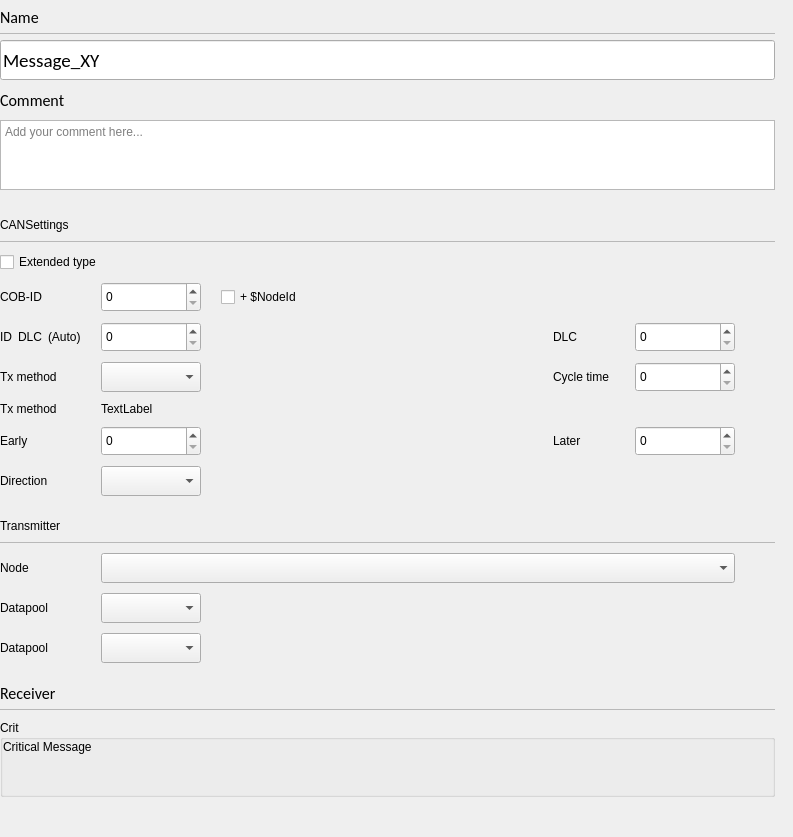
<?xml version="1.0" encoding="UTF-8"?>
<ui version="4.0">
 <class>C_SdBueMessagePropertiesWidget</class>
 <widget class="QWidget" name="C_SdBueMessagePropertiesWidget">
  <property name="windowModality">
   <enum>Qt::NonModal</enum>
  </property>
  <property name="geometry">
   <rect>
    <x>0</x>
    <y>0</y>
    <width>793</width>
    <height>837</height>
   </rect>
  </property>
  <property name="windowTitle">
   <string>Form</string>
  </property>
  <layout class="QVBoxLayout" name="verticalLayout_8" stretch="0">
   <property name="spacing">
    <number>0</number>
   </property>
   <property name="leftMargin">
    <number>0</number>
   </property>
   <property name="topMargin">
    <number>2</number>
   </property>
   <property name="rightMargin">
    <number>18</number>
   </property>
   <property name="bottomMargin">
    <number>0</number>
   </property>
   <item>
    <layout class="QVBoxLayout" name="verticalLayout" stretch="0,0,0,1,0">
     <item>
      <layout class="QVBoxLayout" name="verticalLayout_3">
       <item>
        <layout class="QHBoxLayout" name="horizontalLayout_16" stretch="0,1">
         <property name="spacing">
          <number>6</number>
         </property>
         <item>
          <widget class="stw_opensyde_gui_elements::C_OgeLabHeadingGroupBold" name="pc_LabelName">
           <property name="minimumSize">
            <size>
             <width>0</width>
             <height>30</height>
            </size>
           </property>
           <property name="maximumSize">
            <size>
             <width>16777215</width>
             <height>30</height>
            </size>
           </property>
           <property name="font">
            <font>
             <family>Calibri</family>
             <pointsize>12</pointsize>
            </font>
           </property>
           <property name="text">
            <string>Name</string>
           </property>
          </widget>
         </item>
         <item>
          <spacer name="horizontalSpacer_29">
           <property name="orientation">
            <enum>Qt::Horizontal</enum>
           </property>
           <property name="sizeHint" stdset="0">
            <size>
             <width>40</width>
             <height>1</height>
            </size>
           </property>
          </spacer>
         </item>
        </layout>
       </item>
       <item>
        <layout class="QHBoxLayout" name="horizontalLayout_24" stretch="1">
         <property name="spacing">
          <number>0</number>
         </property>
         <property name="leftMargin">
          <number>0</number>
         </property>
         <property name="topMargin">
          <number>1</number>
         </property>
         <item>
          <widget class="stw_opensyde_gui_elements::C_OgeFraSeparator" name="pc_FramSperator1_5">
           <property name="minimumSize">
            <size>
             <width>0</width>
             <height>1</height>
            </size>
           </property>
           <property name="maximumSize">
            <size>
             <width>16777215</width>
             <height>1</height>
            </size>
           </property>
           <property name="frameShape">
            <enum>QFrame::StyledPanel</enum>
           </property>
           <property name="frameShadow">
            <enum>QFrame::Raised</enum>
           </property>
          </widget>
         </item>
        </layout>
       </item>
       <item>
        <spacer name="verticalSpacer_8">
         <property name="orientation">
          <enum>Qt::Vertical</enum>
         </property>
         <property name="sizeType">
          <enum>QSizePolicy::Fixed</enum>
         </property>
         <property name="sizeHint" stdset="0">
          <size>
           <width>6</width>
           <height>6</height>
          </size>
         </property>
        </spacer>
       </item>
       <item>
        <widget class="stw_opensyde_gui_elements::C_OgeLePropertiesName" name="pc_LineEditName">
         <property name="minimumSize">
          <size>
           <width>311</width>
           <height>40</height>
          </size>
         </property>
         <property name="maximumSize">
          <size>
           <width>16777215</width>
           <height>40</height>
          </size>
         </property>
         <property name="font">
          <font>
           <family>Calibri</family>
           <pointsize>14</pointsize>
          </font>
         </property>
         <property name="text">
          <string>Message_XY</string>
         </property>
         <property name="placeholderText">
          <string/>
         </property>
        </widget>
       </item>
       <item>
        <layout class="QHBoxLayout" name="horizontalLayout_14" stretch="0,1">
         <property name="spacing">
          <number>6</number>
         </property>
         <item>
          <widget class="stw_opensyde_gui_elements::C_OgeLabHeadingGroupBold" name="pc_LabelComment">
           <property name="minimumSize">
            <size>
             <width>0</width>
             <height>40</height>
            </size>
           </property>
           <property name="maximumSize">
            <size>
             <width>16777215</width>
             <height>40</height>
            </size>
           </property>
           <property name="font">
            <font>
             <family>Calibri</family>
             <pointsize>12</pointsize>
            </font>
           </property>
           <property name="text">
            <string>Comment</string>
           </property>
          </widget>
         </item>
         <item>
          <spacer name="horizontalSpacer_22">
           <property name="orientation">
            <enum>Qt::Horizontal</enum>
           </property>
           <property name="sizeHint" stdset="0">
            <size>
             <width>40</width>
             <height>1</height>
            </size>
           </property>
          </spacer>
         </item>
        </layout>
       </item>
       <item>
        <widget class="stw_opensyde_gui_elements::C_OgeTedPropertiesComment" name="pc_TextEditComment">
         <property name="sizePolicy">
          <sizepolicy hsizetype="Expanding" vsizetype="Expanding">
           <horstretch>0</horstretch>
           <verstretch>0</verstretch>
          </sizepolicy>
         </property>
         <property name="minimumSize">
          <size>
           <width>0</width>
           <height>70</height>
          </size>
         </property>
         <property name="maximumSize">
          <size>
           <width>16777215</width>
           <height>70</height>
          </size>
         </property>
         <property name="tabChangesFocus">
          <bool>true</bool>
         </property>
         <property name="html">
          <string>&lt;!DOCTYPE HTML PUBLIC &quot;-//W3C//DTD HTML 4.0//EN&quot; &quot;http://www.w3.org/TR/REC-html40/strict.dtd&quot;&gt;
&lt;html&gt;&lt;head&gt;&lt;meta name=&quot;qrichtext&quot; content=&quot;1&quot; /&gt;&lt;style type=&quot;text/css&quot;&gt;
p, li { white-space: pre-wrap; }
&lt;/style&gt;&lt;/head&gt;&lt;body style=&quot; font-family:'MS Shell Dlg 2'; font-size:8.25pt; font-weight:400; font-style:normal;&quot;&gt;
&lt;p style=&quot;-qt-paragraph-type:empty; margin-top:0px; margin-bottom:0px; margin-left:0px; margin-right:0px; -qt-block-indent:0; text-indent:0px;&quot;&gt;&lt;br /&gt;&lt;/p&gt;&lt;/body&gt;&lt;/html&gt;</string>
         </property>
         <property name="acceptRichText">
          <bool>false</bool>
         </property>
         <property name="placeholderText">
          <string>Add your comment here...</string>
         </property>
        </widget>
       </item>
      </layout>
     </item>
     <item>
      <layout class="QGridLayout" name="gridLayout" rowstretch="0,0,0,0,0,0,0,0,0,0,0,0,0,0" columnstretch="0,0,0,0,0,0">
       <property name="horizontalSpacing">
        <number>20</number>
       </property>
       <property name="verticalSpacing">
        <number>10</number>
       </property>
       <item row="13" column="0" colspan="6">
        <widget class="stw_opensyde_gui_elements::C_OgeGbxTransparent" name="pc_GroupBoxCriticalMessage">
         <property name="title">
          <string>Crit</string>
         </property>
         <layout class="QVBoxLayout" name="verticalLayout_4" stretch="0,1">
          <property name="spacing">
           <number>0</number>
          </property>
          <property name="leftMargin">
           <number>0</number>
          </property>
          <property name="topMargin">
           <number>0</number>
          </property>
          <property name="rightMargin">
           <number>0</number>
          </property>
          <property name="bottomMargin">
           <number>0</number>
          </property>
          <item>
           <widget class="stw_opensyde_gui_elements::C_OgeLabGroupItem" name="pc_LabelCriticalMessage">
            <property name="text">
             <string>Critical Message</string>
            </property>
           </widget>
          </item>
          <item>
           <spacer name="verticalSpacer">
            <property name="orientation">
             <enum>Qt::Vertical</enum>
            </property>
            <property name="sizeHint" stdset="0">
             <size>
              <width>20</width>
              <height>40</height>
             </size>
            </property>
           </spacer>
          </item>
         </layout>
        </widget>
       </item>
       <item row="3" column="2">
        <spacer name="horizontalSpacer">
         <property name="orientation">
          <enum>Qt::Horizontal</enum>
         </property>
         <property name="sizeHint" stdset="0">
          <size>
           <width>10</width>
           <height>1</height>
          </size>
         </property>
        </spacer>
       </item>
       <item row="10" column="1">
        <widget class="stw_opensyde_gui_elements::C_OgeCbxText" name="pc_ComboBoxTransmitterDatapool">
         <property name="minimumSize">
          <size>
           <width>0</width>
           <height>30</height>
          </size>
         </property>
         <property name="maximumSize">
          <size>
           <width>16777215</width>
           <height>30</height>
          </size>
         </property>
        </widget>
       </item>
       <item row="2" column="0">
        <widget class="stw_opensyde_gui_elements::C_OgeLabGroupItem" name="pc_LabelCobId">
         <property name="text">
          <string>COB-ID</string>
         </property>
        </widget>
       </item>
       <item row="2" column="1">
        <widget class="stw_opensyde_gui_elements::C_OgeSpxNumber" name="pc_SpinBoxCobId">
         <property name="minimumSize">
          <size>
           <width>100</width>
           <height>30</height>
          </size>
         </property>
         <property name="maximumSize">
          <size>
           <width>16777215</width>
           <height>30</height>
          </size>
         </property>
         <property name="displayIntegerBase">
          <number>16</number>
         </property>
        </widget>
       </item>
       <item row="9" column="0">
        <widget class="stw_opensyde_gui_elements::C_OgeLabGroupItem" name="pc_LabelTransmitterNode">
         <property name="text">
          <string>Node</string>
         </property>
        </widget>
       </item>
       <item row="0" column="0" colspan="6">
        <layout class="QVBoxLayout" name="verticalLayout_11">
         <property name="topMargin">
          <number>20</number>
         </property>
         <item>
          <widget class="stw_opensyde_gui_elements::C_OgeLabHeadingGroupBold" name="pc_LabelCanSettings">
           <property name="minimumSize">
            <size>
             <width>0</width>
             <height>30</height>
            </size>
           </property>
           <property name="maximumSize">
            <size>
             <width>16777215</width>
             <height>30</height>
            </size>
           </property>
           <property name="text">
            <string>CANSettings</string>
           </property>
          </widget>
         </item>
         <item>
          <layout class="QHBoxLayout" name="horizontalLayout_21" stretch="0">
           <property name="spacing">
            <number>0</number>
           </property>
           <property name="leftMargin">
            <number>0</number>
           </property>
           <property name="topMargin">
            <number>1</number>
           </property>
           <item>
            <widget class="stw_opensyde_gui_elements::C_OgeFraSeparator" name="pc_SeparatorCANSettings">
             <property name="minimumSize">
              <size>
               <width>0</width>
               <height>1</height>
              </size>
             </property>
             <property name="maximumSize">
              <size>
               <width>16777215</width>
               <height>1</height>
              </size>
             </property>
             <property name="frameShape">
              <enum>QFrame::StyledPanel</enum>
             </property>
             <property name="frameShadow">
              <enum>QFrame::Raised</enum>
             </property>
            </widget>
           </item>
          </layout>
         </item>
        </layout>
       </item>
       <item row="11" column="1">
        <widget class="stw_opensyde_gui_elements::C_OgeCbxText" name="pc_ComboBoxTransmitterDatapoolOnly">
         <property name="minimumSize">
          <size>
           <width>100</width>
           <height>30</height>
          </size>
         </property>
         <property name="maximumSize">
          <size>
           <width>16777215</width>
           <height>30</height>
          </size>
         </property>
        </widget>
       </item>
       <item row="12" column="0" colspan="6">
        <layout class="QVBoxLayout" name="verticalLayout_13">
         <property name="topMargin">
          <number>5</number>
         </property>
         <item>
          <widget class="stw_opensyde_gui_elements::C_OgeLabHeadingGroupBold" name="pc_LabelReceiver">
           <property name="minimumSize">
            <size>
             <width>0</width>
             <height>30</height>
            </size>
           </property>
           <property name="maximumSize">
            <size>
             <width>16777215</width>
             <height>30</height>
            </size>
           </property>
           <property name="font">
            <font>
             <family>Calibri</family>
             <pointsize>12</pointsize>
            </font>
           </property>
           <property name="text">
            <string>Receiver</string>
           </property>
          </widget>
         </item>
         <item>
          <layout class="QHBoxLayout" name="horizontalLayout_28" stretch="1">
           <property name="spacing">
            <number>0</number>
           </property>
           <property name="leftMargin">
            <number>0</number>
           </property>
           <property name="topMargin">
            <number>1</number>
           </property>
           <item>
            <widget class="stw_opensyde_gui_elements::C_OgeFraSeparator" name="pc_SeparatorReceiver">
             <property name="minimumSize">
              <size>
               <width>0</width>
               <height>1</height>
              </size>
             </property>
             <property name="maximumSize">
              <size>
               <width>16777215</width>
               <height>1</height>
              </size>
             </property>
             <property name="frameShape">
              <enum>QFrame::StyledPanel</enum>
             </property>
             <property name="frameShadow">
              <enum>QFrame::Raised</enum>
             </property>
            </widget>
           </item>
          </layout>
         </item>
        </layout>
       </item>
       <item row="3" column="0">
        <widget class="QWidget" name="pc_WidgetIdAndCoDlcLabel" native="true">
         <layout class="QHBoxLayout" name="horizontalLayout">
          <property name="leftMargin">
           <number>0</number>
          </property>
          <property name="topMargin">
           <number>0</number>
          </property>
          <property name="rightMargin">
           <number>0</number>
          </property>
          <property name="bottomMargin">
           <number>0</number>
          </property>
          <item>
           <widget class="stw_opensyde_gui_elements::C_OgeLabGroupItem" name="pc_LabelID">
            <property name="text">
             <string>ID</string>
            </property>
           </widget>
          </item>
          <item>
           <widget class="stw_opensyde_gui_elements::C_OgeLabGroupItem" name="pc_LabelCoDlc">
            <property name="text">
             <string>DLC</string>
            </property>
           </widget>
          </item>
          <item>
           <widget class="stw_opensyde_gui_elements::C_OgeLabGenericNoPaddingNoMargins" name="pc_LabelCoDlcAuto">
            <property name="text">
             <string>(Auto)</string>
            </property>
           </widget>
          </item>
         </layout>
        </widget>
       </item>
       <item row="3" column="3">
        <widget class="stw_opensyde_gui_elements::C_OgeLabGroupItem" name="pc_LabelDlc">
         <property name="minimumSize">
          <size>
           <width>62</width>
           <height>0</height>
          </size>
         </property>
         <property name="maximumSize">
          <size>
           <width>62</width>
           <height>16777215</height>
          </size>
         </property>
         <property name="text">
          <string>DLC</string>
         </property>
        </widget>
       </item>
       <item row="6" column="0">
        <widget class="stw_opensyde_gui_elements::C_OgeLabGroupItem" name="pc_LabelEarly">
         <property name="text">
          <string>Early</string>
         </property>
        </widget>
       </item>
       <item row="1" column="0" colspan="6">
        <widget class="stw_opensyde_gui_elements::C_OgeChxProperties" name="pc_CheckBoxExtendedType">
         <property name="text">
          <string>Extended type</string>
         </property>
        </widget>
       </item>
       <item row="6" column="1">
        <widget class="stw_opensyde_gui_elements::C_OgeSpxNumber" name="pc_SpinBoxEarly">
         <property name="minimumSize">
          <size>
           <width>100</width>
           <height>30</height>
          </size>
         </property>
         <property name="maximumSize">
          <size>
           <width>16777215</width>
           <height>30</height>
          </size>
         </property>
        </widget>
       </item>
       <item row="6" column="4">
        <widget class="stw_opensyde_gui_elements::C_OgeSpxNumber" name="pc_SpinBoxLater">
         <property name="minimumSize">
          <size>
           <width>100</width>
           <height>30</height>
          </size>
         </property>
         <property name="maximumSize">
          <size>
           <width>16777215</width>
           <height>30</height>
          </size>
         </property>
        </widget>
       </item>
       <item row="4" column="0">
        <widget class="stw_opensyde_gui_elements::C_OgeLabGroupItem" name="pc_LabelTxMethod">
         <property name="text">
          <string>Tx method</string>
         </property>
        </widget>
       </item>
       <item row="3" column="5">
        <spacer name="horizontalSpacer_30">
         <property name="orientation">
          <enum>Qt::Horizontal</enum>
         </property>
         <property name="sizeType">
          <enum>QSizePolicy::Fixed</enum>
         </property>
         <property name="sizeHint" stdset="0">
          <size>
           <width>20</width>
           <height>1</height>
          </size>
         </property>
        </spacer>
       </item>
       <item row="9" column="1" colspan="4">
        <widget class="stw_opensyde_gui_elements::C_OgeCbxText" name="pc_ComboBoxTransmitterNode">
         <property name="minimumSize">
          <size>
           <width>120</width>
           <height>30</height>
          </size>
         </property>
         <property name="maximumSize">
          <size>
           <width>16777215</width>
           <height>30</height>
          </size>
         </property>
        </widget>
       </item>
       <item row="4" column="4">
        <widget class="stw_opensyde_gui_elements::C_OgeSpxNumber" name="pc_SpinBoxCycleTime">
         <property name="minimumSize">
          <size>
           <width>100</width>
           <height>30</height>
          </size>
         </property>
         <property name="maximumSize">
          <size>
           <width>16777215</width>
           <height>30</height>
          </size>
         </property>
        </widget>
       </item>
       <item row="3" column="1">
        <widget class="QWidget" name="pc_WidgetIdAndCoDlcSpinBox" native="true">
         <layout class="QHBoxLayout" name="horizontalLayout_2">
          <property name="spacing">
           <number>0</number>
          </property>
          <property name="leftMargin">
           <number>0</number>
          </property>
          <property name="topMargin">
           <number>0</number>
          </property>
          <property name="rightMargin">
           <number>0</number>
          </property>
          <property name="bottomMargin">
           <number>0</number>
          </property>
          <item>
           <widget class="stw_opensyde_gui_elements::C_OgeSpxNumber" name="pc_SpinBoxId">
            <property name="minimumSize">
             <size>
              <width>100</width>
              <height>30</height>
             </size>
            </property>
            <property name="maximumSize">
             <size>
              <width>16777215</width>
              <height>30</height>
             </size>
            </property>
            <property name="displayIntegerBase">
             <number>16</number>
            </property>
           </widget>
          </item>
         </layout>
        </widget>
       </item>
       <item row="2" column="2" colspan="3">
        <widget class="stw_opensyde_gui_elements::C_OgeChxDefaultSmall" name="pc_CheckBoxCobIdWithNodeId">
         <property name="minimumSize">
          <size>
           <width>300</width>
           <height>0</height>
          </size>
         </property>
         <property name="text">
          <string>+ $NodeId</string>
         </property>
        </widget>
       </item>
       <item row="6" column="3">
        <widget class="stw_opensyde_gui_elements::C_OgeLabGroupItem" name="pc_LabelLater">
         <property name="text">
          <string>Later</string>
         </property>
        </widget>
       </item>
       <item row="3" column="4">
        <widget class="QWidget" name="pc_WidgetDlcSpinBox" native="true">
         <layout class="QHBoxLayout" name="horizontalLayout_3">
          <property name="spacing">
           <number>0</number>
          </property>
          <property name="leftMargin">
           <number>0</number>
          </property>
          <property name="topMargin">
           <number>0</number>
          </property>
          <property name="rightMargin">
           <number>0</number>
          </property>
          <property name="bottomMargin">
           <number>0</number>
          </property>
          <item>
           <widget class="stw_opensyde_gui_elements::C_OgeSpxNumber" name="pc_SpinBoxDlc">
            <property name="minimumSize">
             <size>
              <width>100</width>
              <height>30</height>
             </size>
            </property>
            <property name="maximumSize">
             <size>
              <width>16777215</width>
              <height>30</height>
             </size>
            </property>
           </widget>
          </item>
         </layout>
        </widget>
       </item>
       <item row="7" column="1">
        <widget class="stw_opensyde_gui_elements::C_OgeCbxText" name="pc_ComboBoxDirection">
         <property name="minimumSize">
          <size>
           <width>100</width>
           <height>30</height>
          </size>
         </property>
         <property name="maximumSize">
          <size>
           <width>16777215</width>
           <height>30</height>
          </size>
         </property>
        </widget>
       </item>
       <item row="5" column="0">
        <widget class="stw_opensyde_gui_elements::C_OgeLabGroupItem" name="pc_LabelTxMethodCo">
         <property name="text">
          <string>Tx method</string>
         </property>
        </widget>
       </item>
       <item row="7" column="0">
        <widget class="stw_opensyde_gui_elements::C_OgeLabGroupItem" name="pc_LabelDirection">
         <property name="text">
          <string>Direction</string>
         </property>
        </widget>
       </item>
       <item row="10" column="0">
        <widget class="stw_opensyde_gui_elements::C_OgeLabGroupItem" name="pc_LabelTransmitterDatapool">
         <property name="text">
          <string>Datapool</string>
         </property>
        </widget>
       </item>
       <item row="4" column="3">
        <widget class="stw_opensyde_gui_elements::C_OgeLabGroupItem" name="pc_LabelCycleTime">
         <property name="text">
          <string>Cycle time</string>
         </property>
        </widget>
       </item>
       <item row="8" column="0" colspan="6">
        <layout class="QVBoxLayout" name="verticalLayout_12">
         <property name="topMargin">
          <number>5</number>
         </property>
         <item>
          <widget class="stw_opensyde_gui_elements::C_OgeLabHeadingGroupBold" name="pc_LabelTransmitter">
           <property name="minimumSize">
            <size>
             <width>0</width>
             <height>30</height>
            </size>
           </property>
           <property name="maximumSize">
            <size>
             <width>16777215</width>
             <height>30</height>
            </size>
           </property>
           <property name="text">
            <string>Transmitter</string>
           </property>
          </widget>
         </item>
         <item>
          <layout class="QHBoxLayout" name="horizontalLayout_27" stretch="1">
           <property name="spacing">
            <number>0</number>
           </property>
           <property name="leftMargin">
            <number>0</number>
           </property>
           <property name="topMargin">
            <number>1</number>
           </property>
           <item>
            <widget class="stw_opensyde_gui_elements::C_OgeFraSeparator" name="pc_SeparatorTransmitter">
             <property name="minimumSize">
              <size>
               <width>0</width>
               <height>1</height>
              </size>
             </property>
             <property name="maximumSize">
              <size>
               <width>16777215</width>
               <height>1</height>
              </size>
             </property>
             <property name="frameShape">
              <enum>QFrame::StyledPanel</enum>
             </property>
             <property name="frameShadow">
              <enum>QFrame::Raised</enum>
             </property>
            </widget>
           </item>
          </layout>
         </item>
        </layout>
       </item>
       <item row="11" column="0">
        <widget class="stw_opensyde_gui_elements::C_OgeLabGroupItem" name="pc_LabelTransmitterDatapoolOnly">
         <property name="text">
          <string>Datapool</string>
         </property>
        </widget>
       </item>
       <item row="4" column="1">
        <widget class="QWidget" name="pc_WidgetTxMethod" native="true">
         <layout class="QHBoxLayout" name="horizontalLayout_4">
          <property name="spacing">
           <number>0</number>
          </property>
          <property name="leftMargin">
           <number>0</number>
          </property>
          <property name="topMargin">
           <number>0</number>
          </property>
          <property name="rightMargin">
           <number>0</number>
          </property>
          <property name="bottomMargin">
           <number>0</number>
          </property>
          <item>
           <widget class="stw_opensyde_gui_elements::C_OgeCbxText" name="pc_ComboBoxTxMethod">
            <property name="minimumSize">
             <size>
              <width>100</width>
              <height>30</height>
             </size>
            </property>
            <property name="maximumSize">
             <size>
              <width>16777215</width>
              <height>30</height>
             </size>
            </property>
           </widget>
          </item>
         </layout>
        </widget>
       </item>
       <item row="5" column="1" colspan="4">
        <widget class="QWidget" name="pc_WidgetTxMethodCo" native="true">
         <layout class="QHBoxLayout" name="horizontalLayout_5">
          <property name="spacing">
           <number>0</number>
          </property>
          <property name="leftMargin">
           <number>0</number>
          </property>
          <property name="topMargin">
           <number>0</number>
          </property>
          <property name="rightMargin">
           <number>0</number>
          </property>
          <property name="bottomMargin">
           <number>0</number>
          </property>
          <item>
           <widget class="QLabel" name="pc_LabelPlaceHolderForLayout">
            <property name="text">
             <string>TextLabel</string>
            </property>
           </widget>
          </item>
         </layout>
        </widget>
       </item>
      </layout>
     </item>
     <item>
      <spacer name="verticalSpacer_3">
       <property name="orientation">
        <enum>Qt::Vertical</enum>
       </property>
       <property name="sizeType">
        <enum>QSizePolicy::Fixed</enum>
       </property>
       <property name="sizeHint" stdset="0">
        <size>
         <width>20</width>
         <height>7</height>
        </size>
       </property>
      </spacer>
     </item>
     <item>
      <widget class="stw_opensyde_gui::C_SdBueMessageRxList" name="pc_WidgetReceiver" native="true">
       <property name="sizePolicy">
        <sizepolicy hsizetype="Expanding" vsizetype="Preferred">
         <horstretch>0</horstretch>
         <verstretch>0</verstretch>
        </sizepolicy>
       </property>
       <property name="minimumSize">
        <size>
         <width>0</width>
         <height>20</height>
        </size>
       </property>
      </widget>
     </item>
     <item>
      <spacer name="verticalSpacer_2">
       <property name="orientation">
        <enum>Qt::Vertical</enum>
       </property>
       <property name="sizeHint" stdset="0">
        <size>
         <width>1</width>
         <height>10</height>
        </size>
       </property>
      </spacer>
     </item>
    </layout>
   </item>
  </layout>
 </widget>
 <customwidgets>
  <customwidget>
   <class>stw_opensyde_gui_elements::C_OgeFraSeparator</class>
   <extends>QFrame</extends>
   <header>C_OgeFraSeparator.h</header>
   <container>1</container>
  </customwidget>
  <customwidget>
   <class>stw_opensyde_gui_elements::C_OgeTedPropertiesComment</class>
   <extends>QTextEdit</extends>
   <header>C_OgeTedPropertiesComment.h</header>
  </customwidget>
  <customwidget>
   <class>stw_opensyde_gui_elements::C_OgeLabGroupItem</class>
   <extends>QLabel</extends>
   <header>C_OgeLabGroupItem.h</header>
  </customwidget>
  <customwidget>
   <class>stw_opensyde_gui_elements::C_OgeLabHeadingGroupBold</class>
   <extends>QLabel</extends>
   <header>C_OgeLabHeadingGroupBold.h</header>
  </customwidget>
  <customwidget>
   <class>stw_opensyde_gui_elements::C_OgeCbxText</class>
   <extends>QComboBox</extends>
   <header>C_OgeCbxText.h</header>
  </customwidget>
  <customwidget>
   <class>stw_opensyde_gui_elements::C_OgeLePropertiesName</class>
   <extends>QLineEdit</extends>
   <header>C_OgeLePropertiesName.h</header>
  </customwidget>
  <customwidget>
   <class>stw_opensyde_gui_elements::C_OgeGbxTransparent</class>
   <extends>QGroupBox</extends>
   <header>C_OgeGbxTransparent.h</header>
   <container>1</container>
  </customwidget>
  <customwidget>
   <class>stw_opensyde_gui_elements::C_OgeSpxNumber</class>
   <extends>QSpinBox</extends>
   <header>C_OgeSpxNumber.h</header>
  </customwidget>
  <customwidget>
   <class>stw_opensyde_gui_elements::C_OgeChxProperties</class>
   <extends>QCheckBox</extends>
   <header>C_OgeChxProperties.h</header>
  </customwidget>
  <customwidget>
   <class>stw_opensyde_gui::C_SdBueMessageRxList</class>
   <extends>QWidget</extends>
   <header>C_SdBueMessageRxList.h</header>
   <container>1</container>
  </customwidget>
  <customwidget>
   <class>stw_opensyde_gui_elements::C_OgeChxDefaultSmall</class>
   <extends>QCheckBox</extends>
   <header>C_OgeChxDefaultSmall.h</header>
  </customwidget>
  <customwidget>
   <class>stw_opensyde_gui_elements::C_OgeLabGenericNoPaddingNoMargins</class>
   <extends>QLabel</extends>
   <header>C_OgeLabGenericNoPaddingNoMargins.h</header>
  </customwidget>
 </customwidgets>
 <tabstops>
  <tabstop>pc_LineEditName</tabstop>
  <tabstop>pc_TextEditComment</tabstop>
  <tabstop>pc_CheckBoxExtendedType</tabstop>
  <tabstop>pc_SpinBoxCycleTime</tabstop>
  <tabstop>pc_SpinBoxEarly</tabstop>
  <tabstop>pc_SpinBoxLater</tabstop>
  <tabstop>pc_ComboBoxDirection</tabstop>
  <tabstop>pc_ComboBoxTransmitterNode</tabstop>
  <tabstop>pc_ComboBoxTransmitterDatapool</tabstop>
  <tabstop>pc_ComboBoxTransmitterDatapoolOnly</tabstop>
 </tabstops>
 <resources/>
 <connections/>
</ui>
